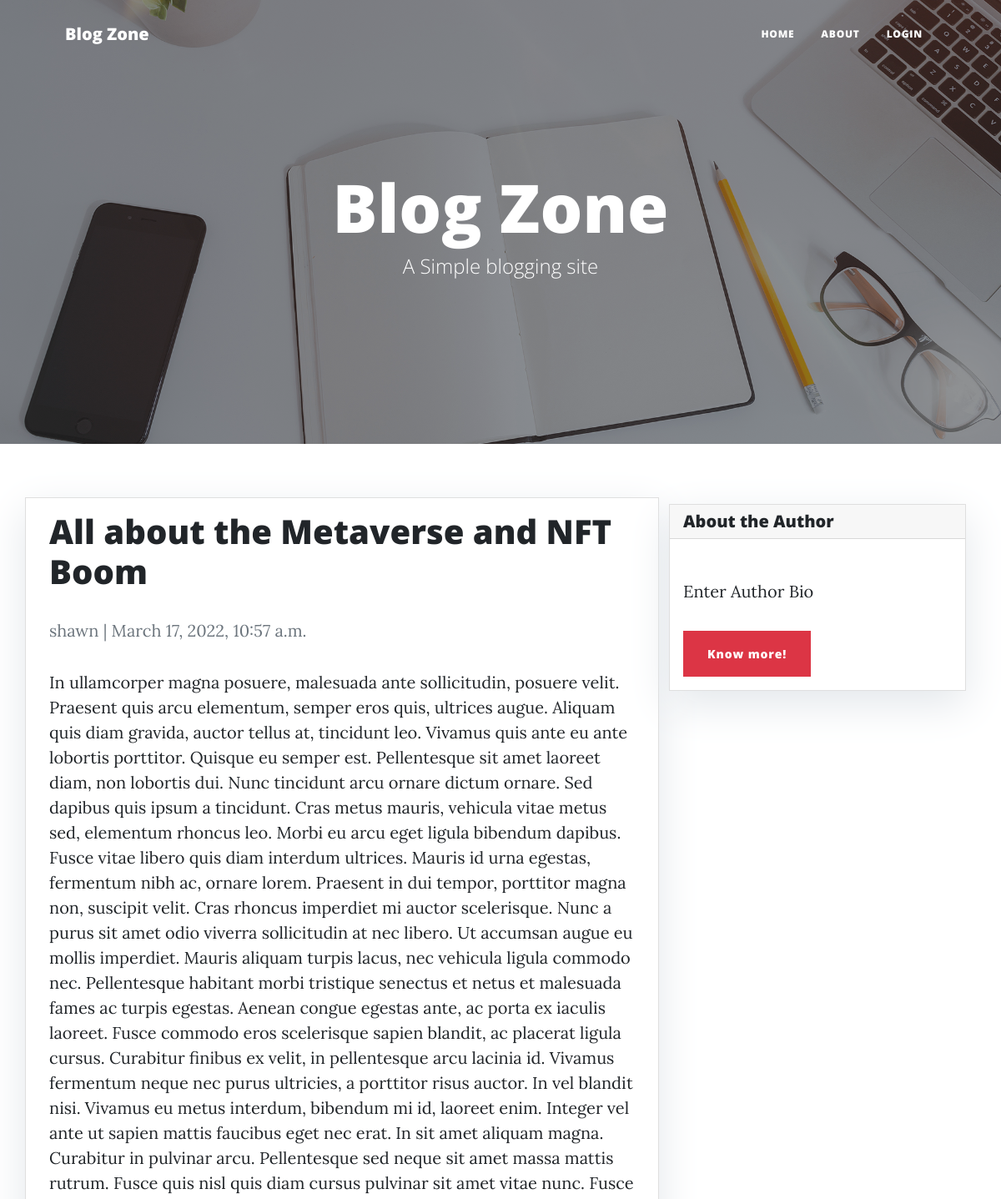
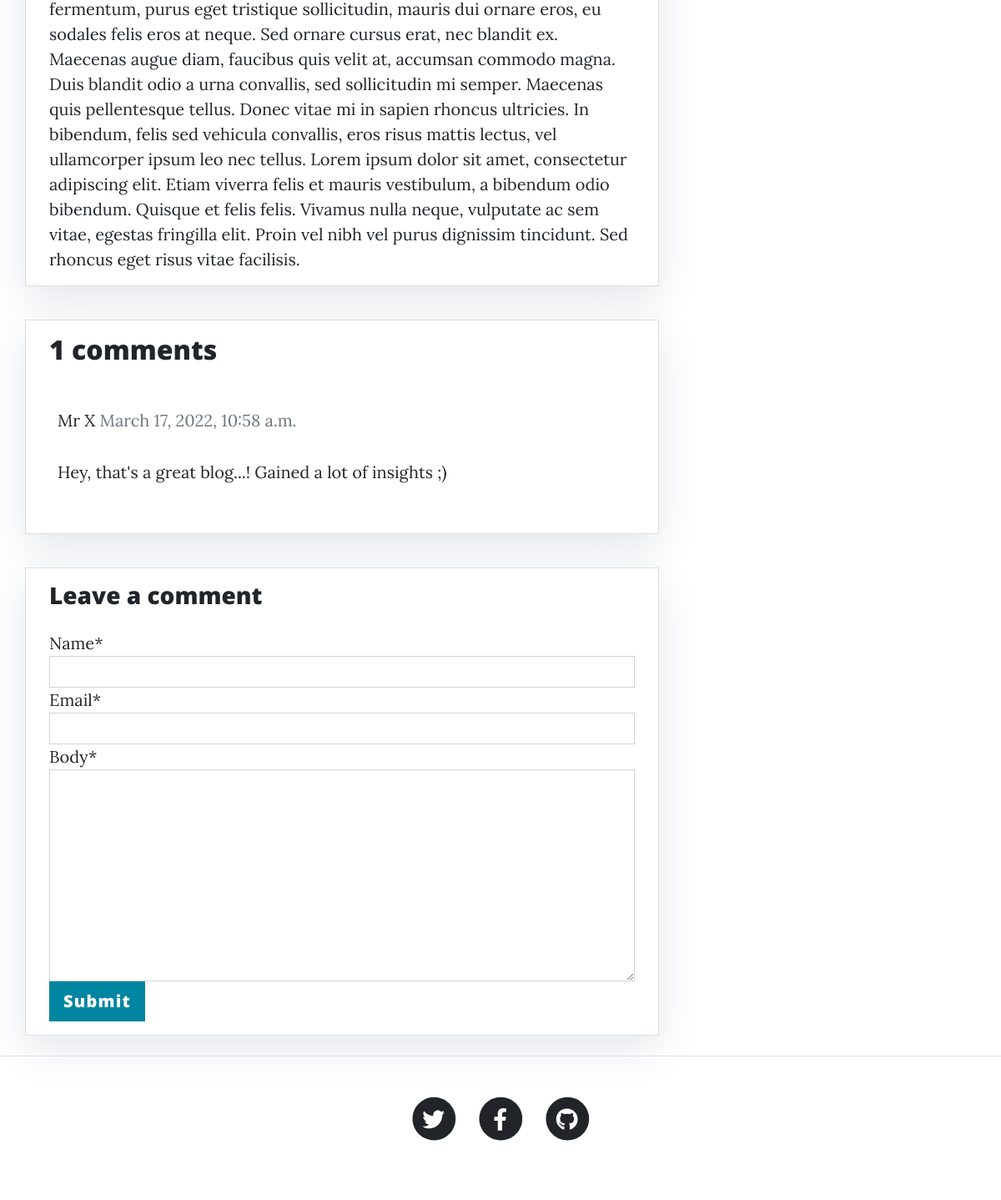
Screenshot of /all-about-metaverse-and-nft-boom/ with the database file from the repository (2 pictures, top to bottom).
### blog/models.py (models this page shows, shortened)
class Post(models.Model):
    title = models.CharField(max_length=200, unique=True)
    slug = models.SlugField(max_length=200, unique=True)
    author = models.ForeignKey(User, on_delete= models.CASCADE,related_name='blog_posts')
    updated_on = models.DateTimeField(auto_now= True)
    content = models.TextField()
    created_on = models.DateTimeField(auto_now_add=True)
    status = models.IntegerField(choices=STATUS, default=0)
    class Meta:
        ordering = ['-created_on']

class Comment(models.Model):
    post = models.ForeignKey(Post,on_delete=models.CASCADE,related_name='comments')
    name = models.CharField(max_length=80)
    email = models.EmailField()
    body = models.TextField()
    created_on = models.DateTimeField(auto_now_add=True)
    active = models.BooleanField(default=False)
    class Meta:
        ordering = ['created_on']

### blog/views.py (the view)
# urls.py: path('<slug:slug>/', views.post_detail, name='post_detail'),
def post_detail(request, slug):
    template_name = 'post_detail.html'
    post = get_object_or_404(Post, slug=slug)
    comments = post.comments.filter(active=True)
    new_comment = None
    if request.method == 'POST':
        comment_form = CommentForm(data=request.POST)
        if comment_form.is_valid():
            new_comment = comment_form.save(commit=False)
            new_comment.post = post
            new_comment.save()
    else:
        comment_form = CommentForm()
    return render(request, template_name, {'post': post,
                                           'comments': comments,
                                           'new_comment': new_comment,
                                           'comment_form': comment_form})

### blog/forms.py
class CommentForm(forms.ModelForm):
    class Meta:
        model = Comment
        fields = ('name', 'email', 'body')

### templates/post_detail.html (shortened to what this page needs)
{% extends 'base.html' %} {% block content %}
{% load crispy_forms_tags %}
<div class="container">
  <div class="row">
    <div class="col-md-8 card mb-4  mt-3 left  top">
      <div class="card-body">
        <h1>{% block title %} {{ post.title }} {% endblock title %}</h1>
        <p class=" text-muted">{{ post.author }} | {{ post.created_on }}</p>
        <p class="card-text ">{{ post.content | safe }}</p>
      </div>
    </div>
    {% block sidebar %} {% include 'sidebar.html' %} {% endblock sidebar %}
    <div class="col-md-8 card mb-4  mt-3 ">
      <div class="card-body">
        <h2>{{ comments.count }} comments</h2>
        {% for comment in comments %}
        <div class="comments" style="padding: 10px;">
          <p class="font-weight-bold">
            {{ comment.name }}
            <span class=" text-muted font-weight-normal">
              {{ comment.created_on }}
            </span>
          </p>
          {{ comment.body | linebreaks }}
        </div>
        {% endfor %}
      </div>
    </div>
    <div class="col-md-8 card mb-4  mt-3 ">
      <div class="card-body">
        {% if new_comment %}
        <div class="alert alert-success" role="alert">
          Your comment is awaiting moderation
        </div>
        {% else %}
        <h3>Leave a comment</h3>
        <form method="post" style="margin-top: 1.3em;">
          {{ comment_form | crispy }}
          <button type="submit" class="btn btn-primary  btn-lg">Submit</button>
        </form>
        {% endif %}
      </div>
    </div>
  </div>
</div>
{% endblock content %}

### templates/sidebar.html (style rules this page uses)
.card { box-shadow: 0 16px 48px #E3E7EB; }

### rows the page displays
Post: title "All about the Metaverse and NFT Boom", author "shawn", created_on "March 17, 2022, 10:57 a.m.", content "In ullamcorper magna posuere, malesuada ante sollicitudin, posuere velit. Praesent quis arcu elementum, semper eros quis, ultrices augue. Aliquam quis diam gravida, auctor tellus at, tincidunt leo. Vivamus quis ante eu ante lobortis porttitor. Quisque eu semper est. Pellentesque sit amet laoreet diam, non lobortis dui. Nunc tincidunt arcu ornare dictum ornare. Sed dapibus quis ipsum a tincidunt. Cras metus mauris, vehicula vitae metus sed, elementum rhoncus leo. Morbi eu arcu eget ligula bibendum dapibus. Fusce vitae libero quis diam interdum ultrices. Mauris id urna egestas, fermentum nibh ac, ornare lorem. Praesent in dui tempor, porttitor magna non, suscipit velit. Cras rhoncus imperdiet…"
Comment: name "Mr X", created_on "March 17, 2022, 10:58 a.m.", body "Hey, that's a great blog...! Gained a lot of insights ;)"

### other values shown
{{ comments.count }} "1"
